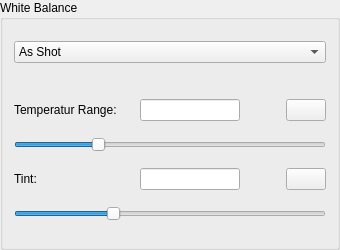
                  <widget class="QGroupBox" name="groupBox_7">
                   <property name="minimumSize">
                    <size>
                     <width>0</width>
                     <height>250</height>
                    </size>
                   </property>
                   <property name="maximumSize">
                    <size>
                     <width>16777215</width>
                     <height>250</height>
                    </size>
                   </property>
                   <property name="title">
                    <string>White Balance</string>
                   </property>
                   <layout class="QHBoxLayout" name="horizontalLayout_8">
                    <item>
                     <layout class="QVBoxLayout" name="verticalLayout_10">
                      <item>
                       <widget class="QComboBox" name="CB_WhiteBalance">
                        <property name="currentIndex">
                         <number>2</number>
                        </property>
                        <item>
                         <property name="text">
                          <string>Automatic</string>
                         </property>
                        </item>
                        <item>
                         <property name="text">
                          <string>Manually</string>
                         </property>
                        </item>
                        <item>
                         <property name="text">
                          <string>As Shot</string>
                         </property>
                        </item>
                       </widget>
                      </item>
                      <item>
                       <spacer name="verticalSpacer">
                        <property name="orientation">
                         <enum>Qt::Vertical</enum>
                        </property>
                        <property name="sizeType">
                         <enum>QSizePolicy::Fixed</enum>
                        </property>
                        <property name="sizeHint" stdset="0">
                         <size>
                          <width>20</width>
                          <height>20</height>
                         </size>
                        </property>
                       </spacer>
                      </item>
                      <item>
                       <layout class="QHBoxLayout" name="horizontalLayout_9">
                        <item>
                         <widget class="QLabel" name="L_TemperaturRange">
                          <property name="minimumSize">
                           <size>
                            <width>120</width>
                            <height>0</height>
                           </size>
                          </property>
                          <property name="maximumSize">
                           <size>
                            <width>120</width>
                            <height>16777215</height>
                           </size>
                          </property>
                          <property name="text">
                           <string>Temperatur Range:</string>
                          </property>
                         </widget>
                        </item>
                        <item>
                         <widget class="QLineEdit" name="LE_TemperaturRange">
                          <property name="maximumSize">
                           <size>
                            <width>100</width>
                            <height>16777215</height>
                           </size>
                          </property>
                         </widget>
                        </item>
                        <item>
                         <spacer name="horizontalSpacer_6">
                          <property name="orientation">
                           <enum>Qt::Horizontal</enum>
                          </property>
                          <property name="sizeHint" stdset="0">
                           <size>
                            <width>40</width>
                            <height>20</height>
                           </size>
                          </property>
                         </spacer>
                        </item>
                        <item>
                         <widget class="QPushButton" name="B_TemperaturRangeOrig">
                          <property name="maximumSize">
                           <size>
                            <width>50</width>
                            <height>16777215</height>
                           </size>
                          </property>
                          <property name="text">
                           <string/>
                          </property>
                          <property name="icon">
                           <iconset resource="rawshop.qrc">
                            <normaloff>:/curved.ico</normaloff>:/curved.ico</iconset>
                          </property>
                         </widget>
                        </item>
                       </layout>
                      </item>
                      <item>
                       <widget class="QSlider" name="SD_TemperaturRange">
                        <property name="minimum">
                         <number>1500</number>
                        </property>
                        <property name="maximum">
                         <number>15000</number>
                        </property>
                        <property name="value">
                         <number>5000</number>
                        </property>
                        <property name="orientation">
                         <enum>Qt::Horizontal</enum>
                        </property>
                       </widget>
                      </item>
                      <item>
                       <layout class="QHBoxLayout" name="horizontalLayout_10">
                        <item>
                         <widget class="QLabel" name="label">
                          <property name="minimumSize">
                           <size>
                            <width>120</width>
                            <height>0</height>
                           </size>
                          </property>
                          <property name="maximumSize">
                           <size>
                            <width>120</width>
                            <height>16777215</height>
                           </size>
                          </property>
                          <property name="text">
                           <string>Tint:</string>
                          </property>
                         </widget>
                        </item>
                        <item>
                         <widget class="QLineEdit" name="LE_tint">
                          <property name="maximumSize">
                           <size>
                            <width>100</width>
                            <height>16777215</height>
                           </size>
                          </property>
                         </widget>
                        </item>
                        <item>
                         <spacer name="horizontalSpacer_7">
                          <property name="orientation">
                           <enum>Qt::Horizontal</enum>
                          </property>
                          <property name="sizeHint" stdset="0">
                           <size>
                            <width>40</width>
                            <height>20</height>
                           </size>
                          </property>
                         </spacer>
                        </item>
                        <item>
                         <widget class="QPushButton" name="B_tintOrig">
                          <property name="maximumSize">
                           <size>
                            <width>50</width>
                            <height>16777215</height>
                           </size>
                          </property>
                          <property name="text">
                           <string/>
                          </property>
                          <property name="icon">
                           <iconset resource="rawshop.qrc">
                            <normaloff>:/curved.ico</normaloff>:/curved.ico</iconset>
                          </property>
                         </widget>
                        </item>
                       </layout>
                      </item>
                      <item>
                       <widget class="QSlider" name="SD_tint">
                        <property name="minimum">
                         <number>10</number>
                        </property>
                        <property name="maximum">
                         <number>300</number>
                        </property>
                        <property name="value">
                         <number>100</number>
                        </property>
                        <property name="orientation">
                         <enum>Qt::Horizontal</enum>
                        </property>
                       </widget>
                      </item>
                     </layout>
                    </item>
                   </layout>
                  </widget>
